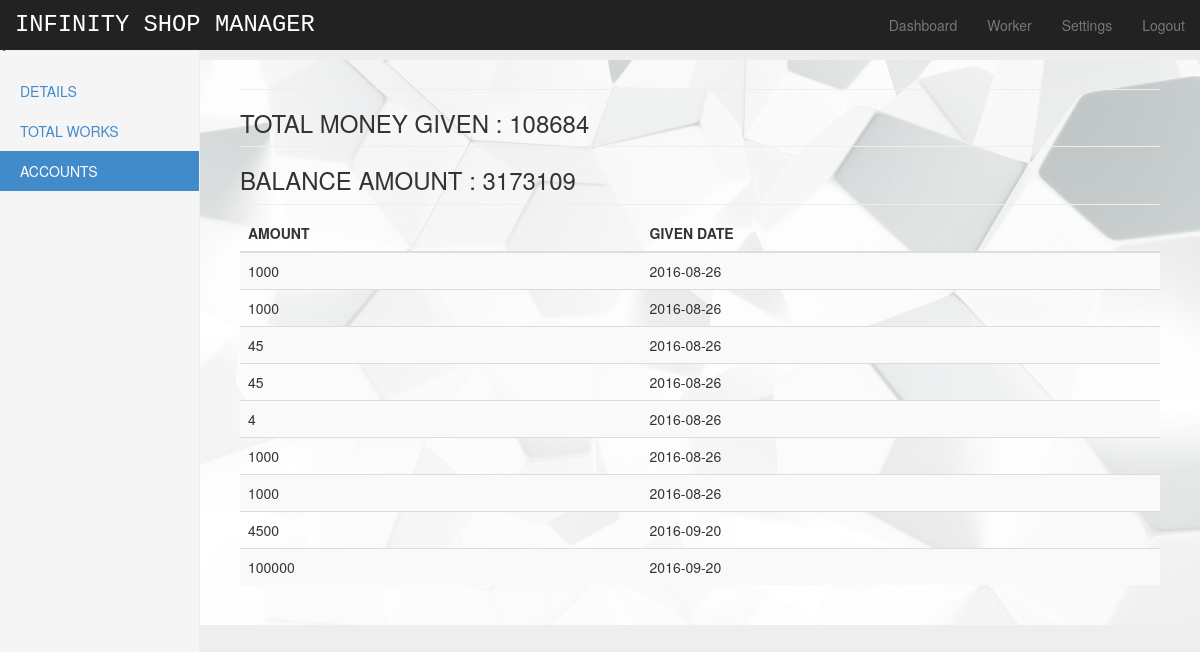
The app's page /php/account_shop.php?id=1 with its own data.
### tables this page shows
CREATE TABLE IF NOT EXISTS `shops` (
  `id` int(50) NOT NULL AUTO_INCREMENT,
  `name` varchar(50) NOT NULL,
  `place` varchar(50) NOT NULL,
  `contact` varchar(20) NOT NULL,
  `balance` int(60) NOT NULL,
  `works_pending` int(20) NOT NULL,
  `total_works_given` int(20) NOT NULL,
  `total_money_given` int(100) NOT NULL,
  PRIMARY KEY (`id`)
);

CREATE TABLE IF NOT EXISTS `accounts` (
  `id` int(50) NOT NULL,
  `amount` int(11) NOT NULL,
  `date` date NOT NULL
);

### php/account_shop.php (the view, shortened to what this page needs)
<?php
$id=$_GET['id'];
$name=$_GET['name'];?>
<!DOCTYPE html>
<html lang="en">
  <head>
  <script src="m/dist/sweetalert.min.js"></script> <link rel="stylesheet" type="text/css" href="m/dist/sweetalert.css">
    <link href="css/bootstrap.min.css" rel="stylesheet">
    <link href="css/dashboard.css" rel="stylesheet">
  </head>
  <body>
    <div class="navbar navbar-inverse navbar-fixed-top" role="navigation">
      <div class="container-fluid">
        <div class="navbar-header">
          <a class="navbar-brand" href="#">INFINITY SHOP MANAGER</a>
        </div>
        <div class="navbar-collapse collapse">
          <ul class="nav navbar-nav navbar-right">
            <li><a class= "active" href="home.php">Dashboard</a></li>
            <li ><a href="worker.php">Worker</a></li>
            <li><a href="settings.php">Settings</a></li>
            <li><a href="logout.php">Logout</a></li>
          </ul>
        </div>
      </div>
    </div>
   < <div class="container-fluid">
      <div class="row">
        <div  class="col-sm-3 col-md-2 sidebar" >
          <ul class="nav nav-sidebar">
            <li ><a href="shop_home.php?id=<?php echo $id?>&name=<?php echo $name?>">DETAILS</a></li>
            <li ><a href="shop_works.php?id=<?php echo $id?>&name=<?php echo $name?>">TOTAL WORKS</a></li>
            <li class="active"><a href="shop_works.php?id=<?php echo $id?>&name=<?php echo $name?>">ACCOUNTS</a></li>
          </ul>
        </div>
        <div class="col-sm-9 col-sm-offset-3 col-md-10 col-md-offset-2 main" style="background-image:url('images/1.jpg') ;background-repeat: no-repeat; background-position: center;background-size: cover;">
          <h1 class="page-header"><?php echo $name?></h1>
          <?php
		  		$con=mysqli_connect("localhost","infinity","949510","infinity");
				$q="SELECT * FROM `shops` WHERE id=$id;";
				$res=mysqli_query($con,$q);
				$row=mysqli_fetch_array($res);
				$money=$row['total_money_given'];
				$bal=$row['balance'];
				echo "<h3 class='sub-header' >TOTAL MONEY GIVEN : $money</h3>";
			    echo "<h3 class='sub-header' >BALANCE AMOUNT : $bal</h3>";
				$q="SELECT * FROM `accounts` WHERE id=$id;";
				$res=mysqli_query($con,$q);
				echo "<div class='table-responsive'>
            <table class='table table-striped'>
              <thead>
                <tr>
                  <th>AMOUNT</th>
                  <th>GIVEN DATE</th>
                </tr>
              </thead>
              <tbody>";
				while($row=mysqli_fetch_array($res))
				{
					$am=$row['amount'];
					$dte=$row['date'];
					echo "<tr><td>$am</td><td>$dte</td></tr>";
				}
		  ?>
              </tbody>
            </table>
          </div>
  </body>
</html>

### php/css/dashboard.css (style rules this page uses)
body { padding-top: 50px; }
.sub-header { padding-bottom: 10px; border-bottom: 1px solid #eee; }
.navbar-fixed-top { border: 0; }
.navbar-brand { font-family: monospace; font-size: 170%; color: white; }
.sidebar { display: none; }
@media (min-width: 768px) { .sidebar { position: fixed; top: 51px; bottom: 0; left: 0; z-index: 1000; display: block; padding: 20px; overflow-x: hidden; overflow-y: auto; background-color: #f5f5f5; border-right: 1px solid #eee; } }
.nav-sidebar { margin-right: -21px; margin-bottom: 20px; margin-left: -20px; }
.nav-sidebar > li > a { padding-right: 20px; padding-left: 20px; }
.nav-sidebar > .active > a, .nav-sidebar > .active > a:hover, .nav-sidebar > .active > a:focus { color: #fff; background-color: #428bca; }
.main { padding: 20px; }
@media (min-width: 768px) { .main { padding-right: 40px; padding-left: 40px; } }
.main .page-header { margin-top: 0; }
body { padding-top: 40px; padding-bottom: 40px; background-color: #eee; }

### records on screen
shops: total_money_given "108684", balance "3173109"
accounts: amount "1000", date "2016-08-26"
accounts: amount "1000", date "2016-08-26"
accounts: amount "45", date "2016-08-26"
accounts: amount "45", date "2016-08-26"
accounts: amount "4", date "2016-08-26"
accounts: amount "1000", date "2016-08-26"
accounts: amount "1000", date "2016-08-26"
accounts: amount "4500", date "2016-09-20"
accounts: amount "100000", date "2016-09-20"
